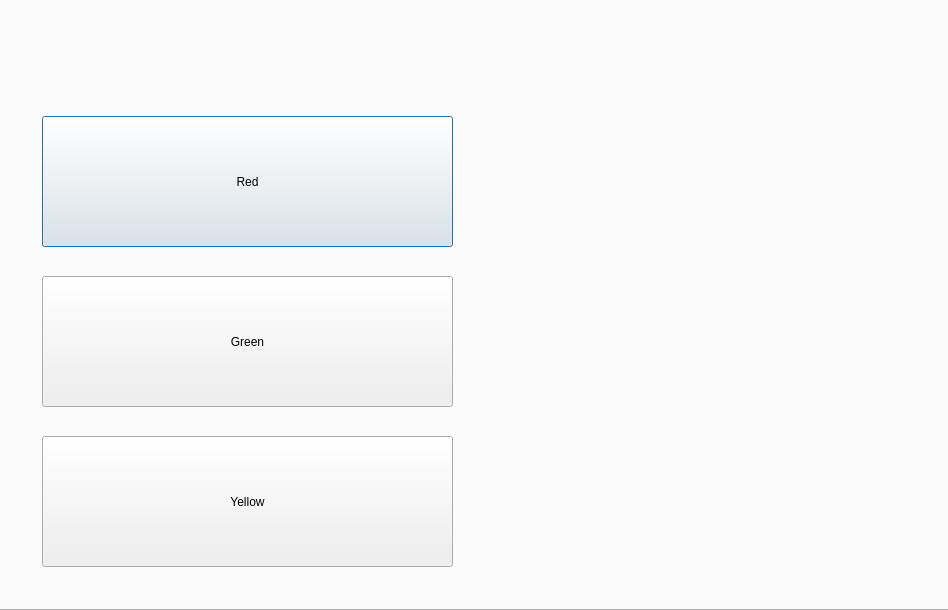
<?xml version="1.0" encoding="UTF-8"?>
<ui version="4.0">
 <class>Dialog</class>
 <widget class="QDialog" name="Dialog">
  <property name="geometry">
   <rect>
    <x>0</x>
    <y>0</y>
    <width>948</width>
    <height>610</height>
   </rect>
  </property>
  <property name="windowTitle">
   <string>Dialog</string>
  </property>
  <widget class="QTabWidget" name="tabWidget">
   <property name="geometry">
    <rect>
     <x>-20</x>
     <y>-30</y>
     <width>971</width>
     <height>641</height>
    </rect>
   </property>
   <property name="currentIndex">
    <number>0</number>
   </property>
   <widget class="QWidget" name="tab">
    <attribute name="title">
     <string>Tab 1</string>
    </attribute>
    <widget class="QPushButton" name="redButton">
     <property name="geometry">
      <rect>
       <x>60</x>
       <y>120</y>
       <width>411</width>
       <height>131</height>
      </rect>
     </property>
     <property name="maximumSize">
      <size>
       <width>16777215</width>
       <height>16777215</height>
      </size>
     </property>
     <property name="font">
      <font>
       <family>MS Shell Dlg 2</family>
      </font>
     </property>
     <property name="text">
      <string>Red</string>
     </property>
     <property name="icon">
      <iconset>
       <normaloff>red-color-solid-background-1920x1080.png</normaloff>red-color-solid-background-1920x1080.png</iconset>
     </property>
     <property name="iconSize">
      <size>
       <width>1980</width>
       <height>800</height>
      </size>
     </property>
    </widget>
    <widget class="QLabel" name="Background">
     <property name="geometry">
      <rect>
       <x>-30</x>
       <y>-40</y>
       <width>1021</width>
       <height>681</height>
      </rect>
     </property>
     <property name="text">
      <string/>
     </property>
     <property name="pixmap">
      <pixmap>images/bg.png</pixmap>
     </property>
     <property name="scaledContents">
      <bool>true</bool>
     </property>
    </widget>
    <widget class="QPushButton" name="greenButton">
     <property name="geometry">
      <rect>
       <x>60</x>
       <y>280</y>
       <width>411</width>
       <height>131</height>
      </rect>
     </property>
     <property name="text">
      <string>Green</string>
     </property>
     <property name="icon">
      <iconset>
       <normaloff>green-color-solid-background-1920x1080.png</normaloff>green-color-solid-background-1920x1080.png</iconset>
     </property>
     <property name="iconSize">
      <size>
       <width>1980</width>
       <height>800</height>
      </size>
     </property>
    </widget>
    <widget class="QPushButton" name="yellowButton">
     <property name="geometry">
      <rect>
       <x>60</x>
       <y>440</y>
       <width>411</width>
       <height>131</height>
      </rect>
     </property>
     <property name="text">
      <string>Yellow</string>
     </property>
     <property name="icon">
      <iconset>
       <normaloff>naples-yellow-painted-swatch.jpg</normaloff>naples-yellow-painted-swatch.jpg</iconset>
     </property>
     <property name="iconSize">
      <size>
       <width>1980</width>
       <height>800</height>
      </size>
     </property>
    </widget>
    <widget class="QLabel" name="label_2">
     <property name="geometry">
      <rect>
       <x>520</x>
       <y>80</y>
       <width>421</width>
       <height>501</height>
      </rect>
     </property>
     <property name="text">
      <string/>
     </property>
    </widget>
    <zorder>Background</zorder>
    <zorder>redButton</zorder>
    <zorder>greenButton</zorder>
    <zorder>yellowButton</zorder>
    <zorder>label_2</zorder>
   </widget>
   <widget class="QWidget" name="tab_2">
    <attribute name="title">
     <string>Tab 2</string>
    </attribute>
    <widget class="QLabel" name="label">
     <property name="geometry">
      <rect>
       <x>0</x>
       <y>-20</y>
       <width>1031</width>
       <height>641</height>
      </rect>
     </property>
     <property name="text">
      <string/>
     </property>
     <property name="pixmap">
      <pixmap>2.png</pixmap>
     </property>
    </widget>
   </widget>
  </widget>
 </widget>
 <resources/>
 <connections/>
</ui>
